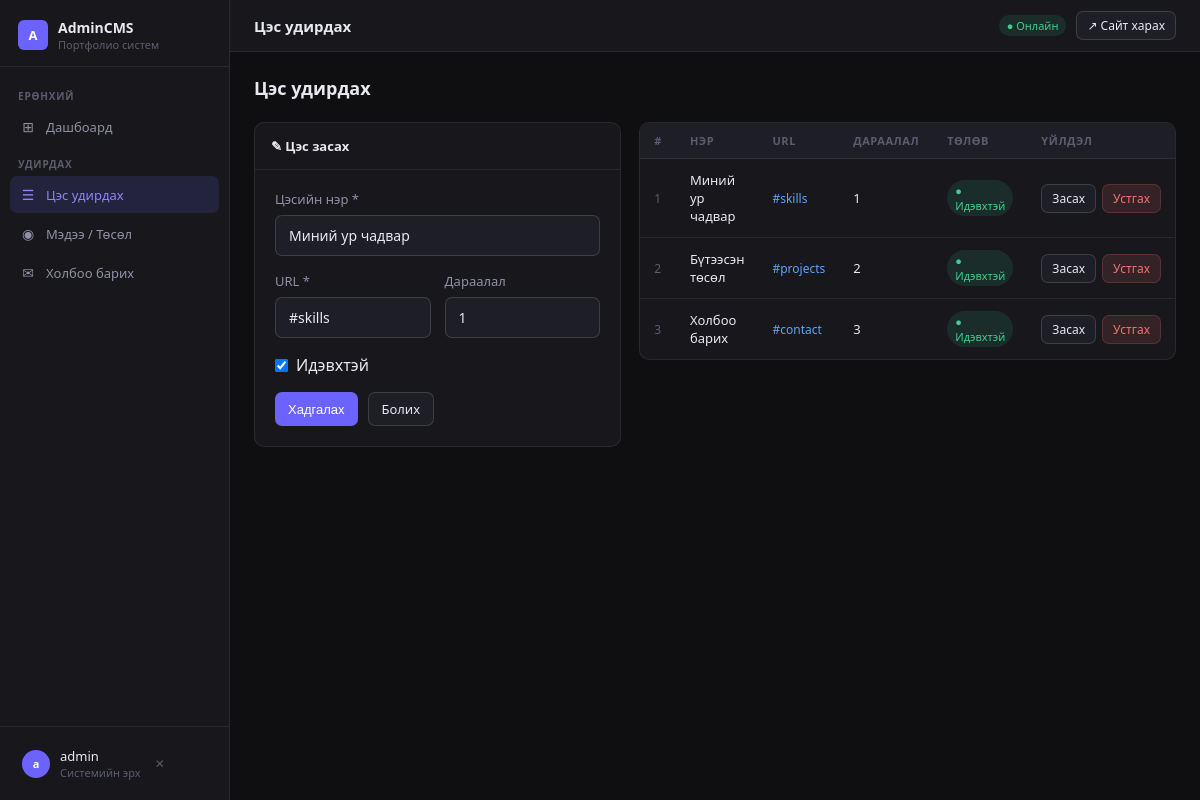
The page /admin/menus.php?edit=1 (signed in) on the database its author committed.
### tables this page shows
CREATE TABLE IF NOT EXISTS menus (
    id INT AUTO_INCREMENT PRIMARY KEY,
    name VARCHAR(100) NOT NULL,
    url VARCHAR(255) NOT NULL,
    sort_order INT DEFAULT 0,
    is_active TINYINT(1) DEFAULT 1,
    created_at TIMESTAMP DEFAULT CURRENT_TIMESTAMP
);

### admin/menus.php (the view, shortened to what this page needs)
<?php require_once 'auth.php'; ?>
<?php
$edit = null;
if (isset($_GET['edit'])) {
    $eid = (int)$_GET['edit'];
    $edit = $conn->query("SELECT * FROM menus WHERE id=$eid")->fetch_assoc();
}
$menus = [];
$res = $conn->query("SELECT * FROM menus ORDER BY sort_order ASC");
while ($row = $res->fetch_assoc()) $menus[] = $row;
?>
<!DOCTYPE html>
<html lang="mn">
<head>
</head>
<body>
<?php include 'partials/sidebar.php'; ?>
<div class="main">
  <?php include 'partials/topbar.php'; ?>
  <div class="content">
    <div class="page-header">
      <h2>Цэс удирдах</h2>
    </div>
    <div class="grid2" style="align-items:start">
      <div class="card">
        <div class="card-header"><?= $edit ? '✎ Цэс засах' : '＋ Шинэ цэс нэмэх' ?></div>
        <div style="padding:20px">
          <form method="POST">
            <div class="form-group">
              <label class="form-label">Цэсийн нэр *</label>
              <input class="form-input" name="name" placeholder="Жишээ: Нүүр хуудас" value="<?= htmlspecialchars($edit['name'] ?? '') ?>" required>
            </div>
            <div class="form-row">
              <div class="form-group">
                <label class="form-label">URL *</label>
                <input class="form-input" name="url" placeholder="#skills" value="<?= htmlspecialchars($edit['url'] ?? '') ?>" required>
              </div>
              <div class="form-group">
                <label class="form-label">Дараалал</label>
                <input class="form-input" type="number" name="sort_order" min="0" value="<?= $edit['sort_order'] ?? count($menus)+1 ?>">
              </div>
            </div>
            <div class="form-group" style="display:flex;align-items:center;gap:8px">
              <input type="checkbox" name="is_active" id="is_active" value="1" <?= (!$edit || $edit['is_active']) ? 'checked' : '' ?> style="width:auto">
              <label for="is_active" style="margin:0;cursor:pointer">Идэвхтэй</label>
            </div>
            <div style="display:flex;gap:10px">
              <button type="submit" class="btn btn-accent"><?= $edit ? 'Хадгалах' : '＋ Нэмэх' ?></button>
              <?php if ($edit): ?><a href="menus.php" class="btn btn-surface">Болих</a><?php endif; ?>
            </div>
          </form>
        </div>
      </div>
      <div>
        <div class="table-wrap">
          <?php if ($menus): ?>
          <table>
            <thead><tr>
              <th>#</th><th>Нэр</th><th>URL</th><th>Дараалал</th><th>Төлөв</th><th>Үйлдэл</th>
            </tr></thead>
            <tbody>
            <?php foreach ($menus as $m): ?>
            <tr>
              <td style="color:var(--text3);font-size:12px"><?= $m['id'] ?></td>
              <td style="font-weight:500"><?= htmlspecialchars($m['name']) ?></td>
              <td style="color:var(--info);font-size:12px"><?= htmlspecialchars($m['url']) ?></td>
              <td><?= $m['sort_order'] ?></td>
              <td>
                <?= $m['is_active']
                  ? '<span class="badge badge-green">● Идэвхтэй</span>'
                  : '<span class="badge badge-red">● Идэвхгүй</span>' ?>
              </td>
              <td>
                <div style="display:flex;gap:6px">
                  <a href="menus.php?edit=<?= $m['id'] ?>" class="btn btn-sm btn-surface">Засах</a>
                  <a href="menus.php?delete=<?= $m['id'] ?>" class="btn btn-sm btn-danger"
                     onclick="return confirm('<?= htmlspecialchars($m['name']) ?> цэсийг устгах уу?')">Устгах</a>
                </div>
              </td>
            </tr>
            <?php endforeach; ?>
            </tbody>
          </table>
          <?php else: ?>
            <div class="empty-state">Цэс байхгүй байна. Шинэ цэс нэмнэ үү.</div>
          <?php endif; ?>
        </div>
      </div>
    </div>
  </div>
</div>
</body>
</html>

### admin/partials/head.php (style rules this page uses)
*, *::before, *::after { box-sizing: border-box; margin: 0; padding: 0; }
:root { --bg: #0f0f12; --surface: #17171c; --surface2: #1e1e26; --surface3: #252530; --border: rgba(255,255,255,0.08); --border2: rgba(255,255,255,0.14); --accent: #6c63ff; --accent2: #8b85ff; --text: #e8e8f0; --text2: #9090a8; --text3: #5c5c70; --green: #3ecf8e; --red: #f87171; --amber: #fbbf24; --info: #60a5fa; }
body { font-family: 'Segoe UI', Arial, sans-serif; background: var(--bg); color: var(--text); display: flex; min-height: 100vh; }
.main { margin-left: 230px; flex: 1; display: flex; flex-direction: column; min-height: 100vh; }
.badge { display: inline-flex; align-items: center; padding: 3px 8px; border-radius: 20px; font-size: 11px; font-weight: 500; }
.badge-green { background: rgba(62,207,142,0.12); color: var(--green); }
.content { padding: 24px; flex: 1; }
.page-header { display: flex; align-items: center; justify-content: space-between; margin-bottom: 22px; }
.page-header h2 { font-size: 18px; font-weight: 600; }
.grid2 { display: grid; grid-template-columns: 1fr 1fr; gap: 18px; }
.card { background: var(--surface); border: 1px solid var(--border); border-radius: 10px; overflow: hidden; }
.card-header { padding: 14px 16px; border-bottom: 1px solid var(--border); font-size: 13px; font-weight: 600; display: flex; align-items: center; justify-content: space-between; }
.table-wrap { background: var(--surface); border: 1px solid var(--border); border-radius: 10px; overflow: hidden; }
table { width: 100%; border-collapse: collapse; }
thead { background: var(--surface2); }
th { padding: 10px 14px; text-align: left; font-size: 11px; font-weight: 600; color: var(--text3); text-transform: uppercase; letter-spacing: 0.05em; border-bottom: 1px solid var(--border); }
td { padding: 12px 14px; font-size: 13px; border-bottom: 1px solid var(--border); vertical-align: middle; }
tr:last-child td { border-bottom: none; }
.btn { display: inline-flex; align-items: center; gap: 6px; padding: 7px 13px; border-radius: 7px; font-size: 13px; font-weight: 500; cursor: pointer; border: none; text-decoration: none; transition: all 0.15s; }
.btn-sm { padding: 5px 10px; font-size: 12px; }
.btn-accent { background: var(--accent); color: white; }
.btn-surface { background: var(--surface2); color: var(--text); border: 1px solid var(--border2); }
.btn-danger { background: rgba(248,113,113,0.12); color: var(--red); border: 1px solid rgba(248,113,113,0.2); }
.form-group { margin-bottom: 16px; }
.form-label { display: block; font-size: 13px; color: var(--text2); margin-bottom: 7px; }
.form-input, .form-select, .form-textarea { width: 100%; padding: 10px 13px; background: var(--surface2); border: 1px solid var(--border2); border-radius: 7px; color: var(--text); font-family: inherit; font-size: 14px; outline: none; transition: border-color 0.2s; }
.form-row { display: grid; grid-template-columns: 1fr 1fr; gap: 14px; }

### rows shown on the page
menus: name "Миний ур чадвар", url "#skills", sort_order "1", is_active "☑", id "1", shows "● Идэвхтэй"
menus: id "2", name "Бүтээсэн төсөл", url "#projects", sort_order "2", is_active "● Идэвхтэй"
menus: id "3", name "Холбоо барих", url "#contact", sort_order "3", is_active "● Идэвхтэй"

### other values the page prints
mb_substr($_SESSION['admin_user'] ?? 'A', 0, 1) "a"
$_SESSION['admin_user'] "admin"
$title "Цэс удирдах"
